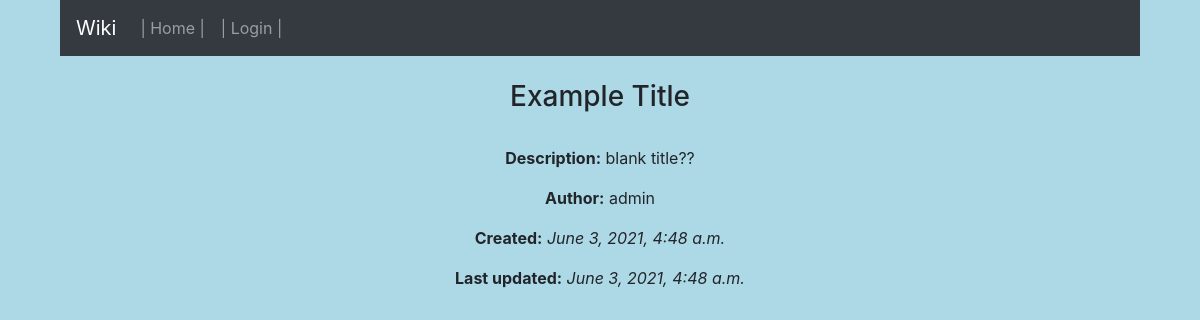
Before: /14/ with the older database file.
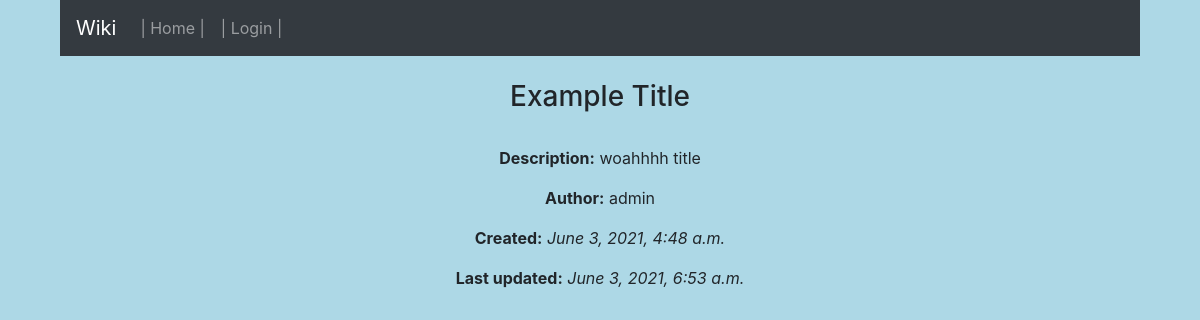
After: the same page with the newer database file.
### wiki/models.py (models this page shows, shortened)
class Entry(models.Model):
	entry_title = models.CharField(max_length=100)
	entry_text = models.CharField(max_length=5000)
	entry_text_short = models.CharField(max_length=50)
	entry_author = models.ForeignKey(User, on_delete=models.CASCADE)
	entry_date = models.DateTimeField(auto_now_add=True)
	entry_updated = models.DateTimeField(auto_now=True)

### wiki/views.py (the view)
# urls.py: path('<int:post_id>/', Detail.as_view(), name='detail'),
class Detail(View):
    def get(self, request, post_id):
        context = {
        'loggedIn': request.user.is_authenticated,
        'user': request.user,
        'entry': get_object_or_404(Entry, pk=post_id),
        }
        return render(request, 'wiki/detail.html', context)

### wiki/templates/wiki/detail.html (shortened to what this page needs)
<!DOCTYPE html>
<html>
  <head>
  </head>
  <body>
      <div class="container">
        {% include 'wiki/header.html' %}<br />
        <h3>{{ entry.entry_title }}</h3><br />
        <p><b>Description:</b> {{ entry.entry_text }}</p>
        <p><b>Author:</b> {{ entry.entry_author }}</p>
        <p><b>Created:</b> <i>{{ entry.entry_date }}</i></p>
        <p><b>Last updated:</b> <i>{{ entry.entry_updated }}</i></p>
        </div>
	</body>
</html>

Changed rows visible on the page:
changed Entry "Example Title": entry_text "blank title??" → "woahhhh title"; entry_updated "June 3, 2021, 4:48 a.m." → "June 3, 2021, 6:53 a.m."
